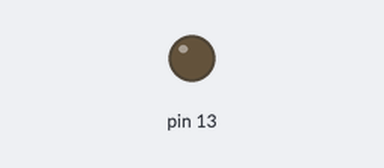
A sketch run on a simulated Arduino Uno, built with avr-gcc and run on an emulated ATmega328P. Parts: output pins drawn as LEDs (lit = HIGH). What the sketch prints to the serial monitor is not drawn.

Above: at 0.3 s.
Timing chart, 0 to 1.8 s (numbered marks = the images above):
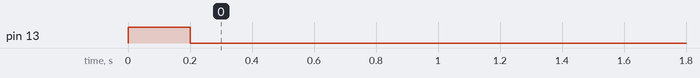

The sketch:

contral.ino
```cpp
int a=12;
int b=13;
int c=15;
#define re_data  2
void setup(){
   Serial.begin(9600);
    pinMode(13, OUTPUT);//设置13号端口作为输出端口
  digitalWrite(13,HIGH);//让灯开始时亮
 }
String comdata="";
int numdata[re_data]={0};
int serial_mark = 0;

 void loop(){
  int j=0;
   Serial.print(a);
   Serial.print(",");
   Serial.print(b);
   Serial.print(",");
   Serial.println(c);
   delay(200);

   while(Serial.available()>0)//当有信号的时候
  {
    comdata +=char(Serial.read());
    delay(1);
    serial_mark = 1;
  }
  if (serial_mark==1){
    for(int i=0;i<comdata.length();i++){
      if(comdata[i]==',') j++;
      else numdata[j]=numdata[j]*10+(comdata[i]-'0');
    }
  }


    if(numdata[0]<1499)//传过来的是0
      digitalWrite(13,LOW);
    if(numdata[0]>1499)//传过来的是1
      digitalWrite(13,HIGH);

    comdata = "";
    serial_mark = 0;
    for(int n = 0;n<re_data;n++) numdata[n]=0;
 }
```

Measured:
- by itself, pin 13: HIGH → LOW at 0.20 s
